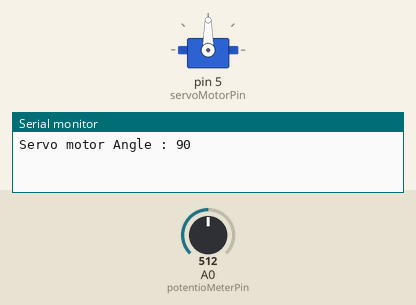
This sketch was run on a simulated Arduino Uno, built with avr-gcc and run on an emulated ATmega328P. On the bench: servo, the last lines printed to the serial monitor. The test bench sets the inputs (shaded band); at power-on: A0 (potentioMeterPin) = 512.

Above: at 1.2 s.
1.3 s: A0 (potentioMeterPin) set to 716
At 1.8 s:
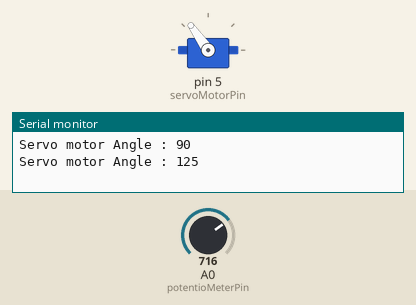
2.8 s: A0 (potentioMeterPin) set to 900
At 4.0 s:
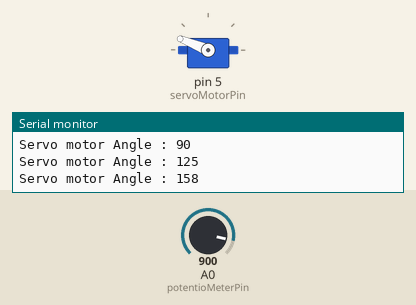
4.3 s: A0 (potentioMeterPin) set to 1023
At 5.1 s:
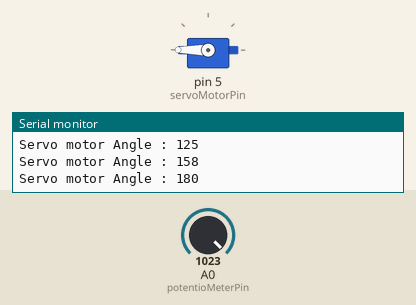
5.8 s: A0 (potentioMeterPin) set to 306
At 6.1 s:
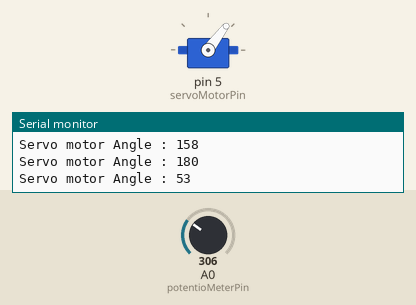
7.3 s: A0 (potentioMeterPin) set to 122
At 8.3 s:
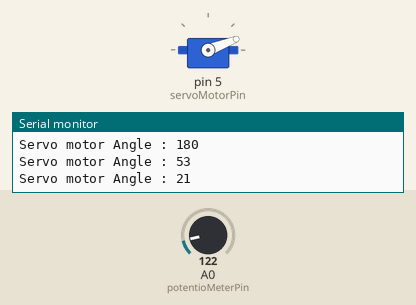
8.8 s: A0 (potentioMeterPin) set to 0
At 9.4 s:
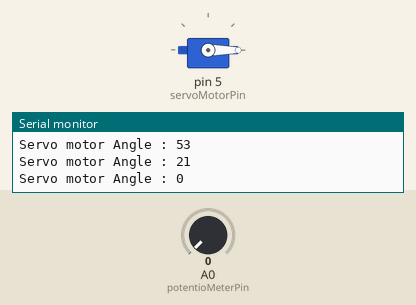
Timing chart, 0 to 11.3 s (numbered marks = the images above; inputs shaded):
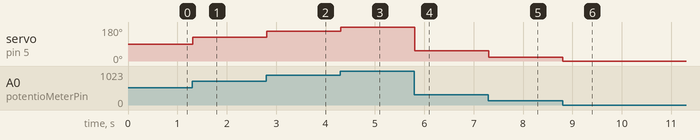

Measured:
- after the input at 1.3 s, servo on pin 5 (servoMotorPin): 90° → 125° at once
- after the input at 2.8 s, servo on pin 5 (servoMotorPin): 125° → 158° at once
- after the input at 4.3 s, servo on pin 5 (servoMotorPin): 158° → 180° at once
- after the input at 5.8 s, servo on pin 5 (servoMotorPin): 180° → 53° at once
- after the input at 7.3 s, servo on pin 5 (servoMotorPin): 53° → 21° at once
- after the input at 8.8 s, servo on pin 5 (servoMotorPin): 21° → 0° at once

The sketch:

Arduino.ino
```cpp
#include <Servo.h>

Servo motor1;

int servoMotorPin = 5;
int potentioMeterPin = 0;
int motorAngle;
int motorAngleOld;

void setup()
{
  motor1.attach(servoMotorPin, 600, 2400);
  Serial.begin(115200);
}

void loop()
{
  int potentioMeter = analogRead(potentioMeterPin);
  motorAngle = map(potentioMeter, 0, 1023, 0, 180);
  motor1.write(motorAngle);
  if (motorAngle != motorAngleOld)
  {
    Serial.print("Servo motor Angle : ");
    Serial.println(motorAngle);
  }
  motorAngleOld = motorAngle;
  delay(20);
}
```
